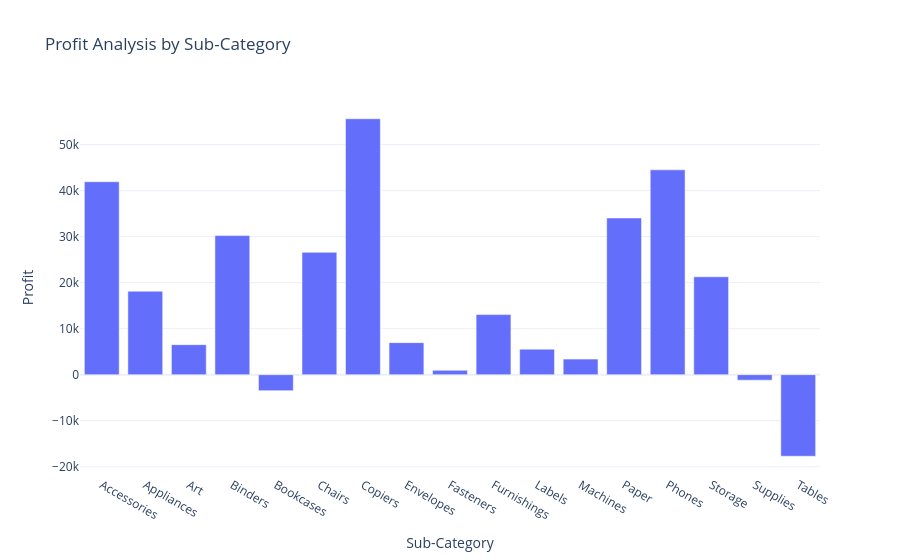

Source (notebook cell):
### Code cell
fig = px.bar(profit_by_subcategory,x='Sub-Category',y='Profit',title='Profit Analysis by Sub-Category')
fig.show()

### Figure 1 — Plotly figure (JSON) as saved in the notebook; plotly's stock layout.template omitted (floating-point values rounded to 4 significant figures)
{"data": [{"hovertemplate": "Sub-Category=%{x}<br>Profit=%{y}<extra></extra>", "legendgroup": "", "marker": {"color": "#636efa", "pattern": {"shape": ""}}, "name": "", "orientation": "v", "showlegend": false, "textposition": "auto", "type": "bar", "x": ["Accessories", "Appliances", "Art", "Binders", "Bookcases", "Chairs", "Copiers", "Envelopes", "Fasteners", "Furnishings", "Labels", "Machines", "Paper", "Phones", "Storage", "Supplies", "Tables"], "xaxis": "x", "y": [41940.0, 18140.0, 6528.0, 30220.0, -3473.0, 26590.0, 55620.0, 6964.0, 949.5, 13060.0, 5546.0, 3385.0, 34050.0, 44520.0, 21280.0, -1189.0, -17730.0], "yaxis": "y"}], "layout": {"barmode": "relative", "legend": {"tracegroupgap": 0}, "title": {"text": "Profit Analysis by Sub-Category"}, "xaxis": {"anchor": "y", "domain": [0, 1], "title": {"text": "Sub-Category"}}, "yaxis": {"anchor": "x", "domain": [0, 1], "title": {"text": "Profit"}}}}
